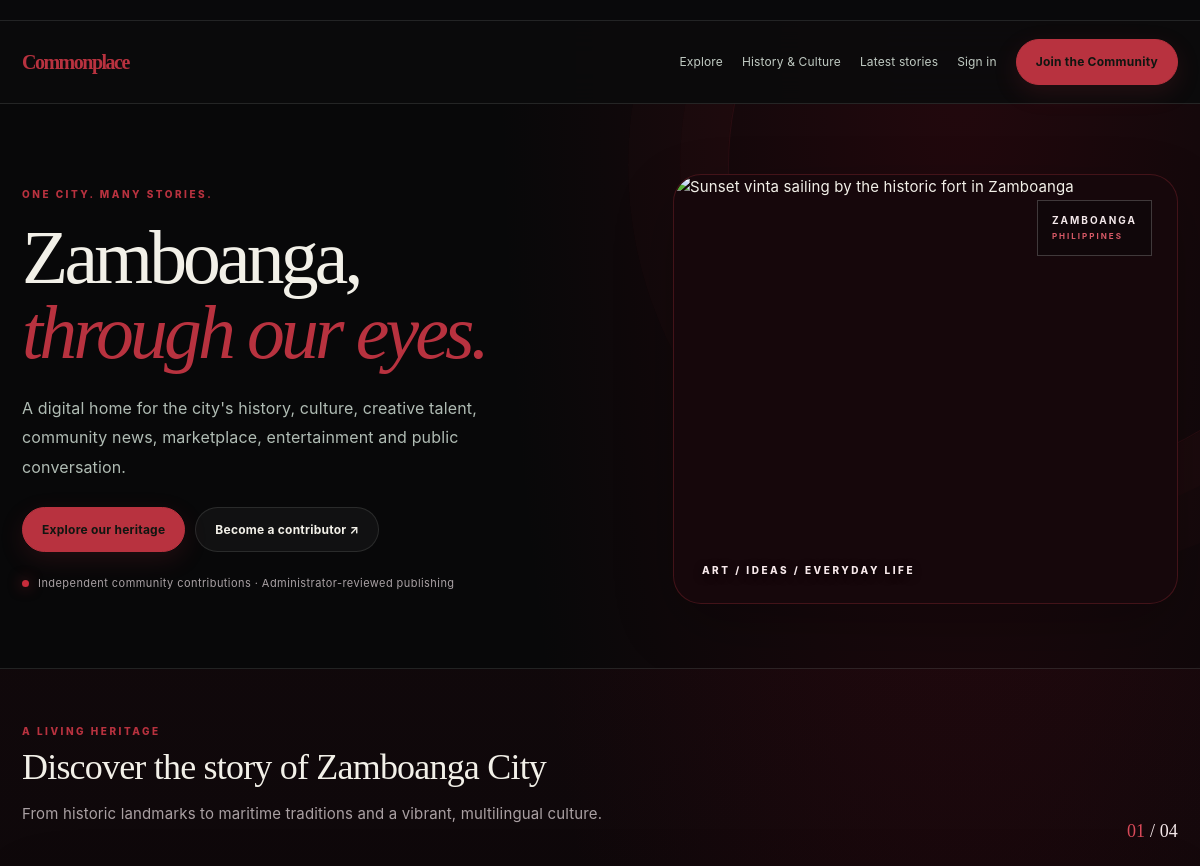
Before: / (upper part) with the older database file.
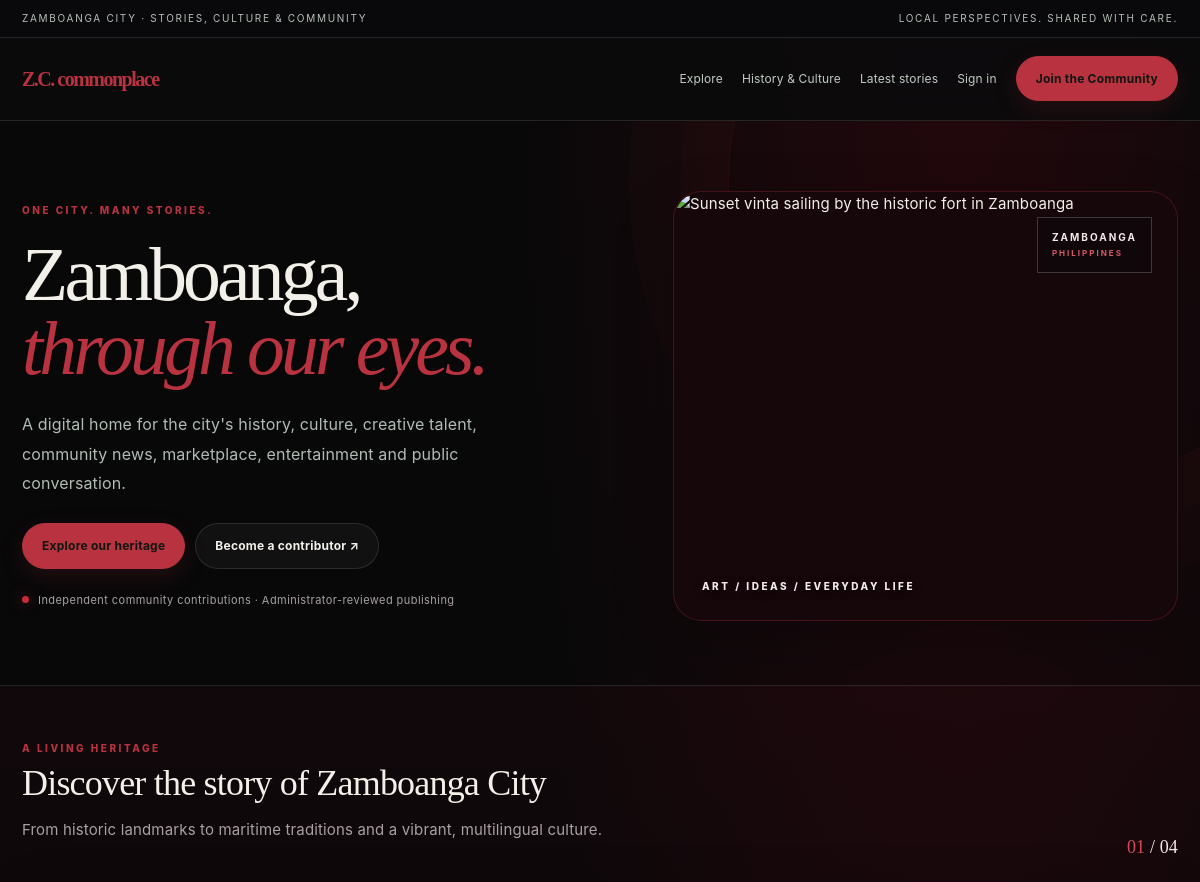
After: the same page with the newer database file.
### tables this page shows
CREATE TABLE site_header_settings (
  id TINYINT UNSIGNED NOT NULL PRIMARY KEY,
  header_title VARCHAR(160) NOT NULL DEFAULT 'Z.C. commonplace',
  logo_path VARCHAR(500) NULL,
  header_links LONGTEXT NULL,
  hidden_left VARCHAR(180) NULL,
  hidden_right VARCHAR(180) NULL,
  font_family VARCHAR(80) NOT NULL DEFAULT 'Ubuntu',
  font_style VARCHAR(20) NOT NULL DEFAULT 'normal',
  font_size TINYINT UNSIGNED NOT NULL DEFAULT 20,
  font_weight SMALLINT UNSIGNED NOT NULL DEFAULT 700,
  logo_position_x TINYINT UNSIGNED NOT NULL DEFAULT 50,
  logo_position_y TINYINT UNSIGNED NOT NULL DEFAULT 50,
  updated_at TIMESTAMP NOT NULL DEFAULT CURRENT_TIMESTAMP ON UPDATE CURRENT_TIMESTAMP
);

### app/bootstrap.php (called while the page is built, shortened)
<?php
$configPath = __DIR__ . '/../config/config.php';
$config = require $configPath;
function e(?string $value): string {
    return htmlspecialchars($value ?? '', ENT_QUOTES | ENT_SUBSTITUTE, 'UTF-8');
}

### config/config.php (called while the page is built, shortened)
<?php
return [
    'db' => [
        'host' => '127.0.0.1',
        'name' => 'allinoneweb',
        'user' => 'root',
        'pass' => '',
        'charset' => 'utf8mb4',
    ],
    'firebase' => [
        'api_key' => '',
        'auth_domain' => '',
        'project_id' => '',
        'app_id' => '',
    ],
    'mail' => [
        'host'       => 'smtp.gmail.com',
		'port'       => 587,
		'username'   => 'procurement.postingdata@gmail.com',
		'password'   => 'cabvfcwvrcsgexoa',
		'from'       => 'procurement.postingdata@gmail.com',
		'from_name'  => 'Z.C. commonplace',
		'encryption' => 'tls',
    ],
    'app' => [
        'name' => 'Commonplace',
        'base_url' => 'http://localhost/allinoneweb',
        'session_name' => 'allinoneweb_session',
    ],
];

### index.php (the view, shortened to what this page needs)
<?php
require __DIR__ . '/app/bootstrap.php';
$pdo->exec("CREATE TABLE IF NOT EXISTS site_header_settings (
  id TINYINT UNSIGNED NOT NULL PRIMARY KEY,
  header_title VARCHAR(160) NOT NULL DEFAULT 'Z.C. commonplace',
  logo_path VARCHAR(500) NULL,
  header_links LONGTEXT NULL,
  hidden_left VARCHAR(180) NULL,
  hidden_right VARCHAR(180) NULL,
  font_family VARCHAR(80) NOT NULL DEFAULT 'Ubuntu',
  font_style VARCHAR(20) NOT NULL DEFAULT 'normal',
  font_size TINYINT UNSIGNED NOT NULL DEFAULT 20,
  font_weight SMALLINT UNSIGNED NOT NULL DEFAULT 700,
  logo_position_x TINYINT UNSIGNED NOT NULL DEFAULT 50,
  logo_position_y TINYINT UNSIGNED NOT NULL DEFAULT 50,
  updated_at TIMESTAMP NOT NULL DEFAULT CURRENT_TIMESTAMP ON UPDATE CURRENT_TIMESTAMP
) ENGINE=InnoDB DEFAULT CHARSET=utf8mb4");
$pdo->exec("INSERT IGNORE INTO site_header_settings (id,header_title,header_links,hidden_left,hidden_right) VALUES (1,'Z.C. commonplace','[]','ZAMBOANGA CITY · STORIES, CULTURE & COMMUNITY','Local perspectives. Shared with care.')");
$publicHeader = $pdo->query("SELECT * FROM site_header_settings WHERE id=1")->fetch() ?: [];
$publicHeaderTitle = trim((string)($publicHeader['header_title'] ?? '')) ?: (string)$config['app']['name'];
$publicHeaderLinks = json_decode((string)($publicHeader['header_links'] ?? '[]'), true);
$publicHeaderFamily = in_array(($publicHeader['font_family'] ?? 'Ubuntu'), ['Ubuntu','Georgia','Arial','Roboto','Verdana','Tahoma'], true) ? $publicHeader['font_family'] : 'Ubuntu';
$publicHeaderStyle = ($publicHeader['font_style'] ?? 'normal') === 'italic' ? 'italic' : 'normal';
$publicHeaderSize = max(12, min(32, (int)($publicHeader['font_size'] ?? 20)));
$publicHeaderWeight = in_array((int)($publicHeader['font_weight'] ?? 700), [300,400,500,600,700,800], true) ? (int)$publicHeader['font_weight'] : 700;
?>
<!doctype html>
<html lang="en">
<head>
<link rel="stylesheet" href="public/assets/css/site.css">
</head>
<body>
<div class="topbar"><div class="wrap"><span><?=e((string)($publicHeader['hidden_left'] ?? ''))?></span><span><?=e((string)($publicHeader['hidden_right'] ?? ''))?></span></div></div>
<header><div class="wrap nav">
<a class="brand" href="index.php" aria-label="<?=e($publicHeaderTitle)?> — Home" style="font-family:<?=e($publicHeaderFamily)?>;font-style:<?=e($publicHeaderStyle)?>;font-size:<?=$publicHeaderSize?>px;font-weight:<?=$publicHeaderWeight?>"><span class="public-header-title"><?=e($publicHeaderTitle)?></span></a>
<nav class="navlinks">
<?php if ($publicHeaderLinks): foreach ($publicHeaderLinks as $headerLink): if (!is_array($headerLink) || trim((string)($headerLink['label'] ?? '')) === '' || trim((string)($headerLink['url'] ?? '')) === '') continue; ?><a href="<?=e((string)$headerLink['url'])?>"><?=e((string)$headerLink['label'])?></a><?php endforeach; else: ?>
<a href="#modules">Explore</a><a href="#zamboanga">History & Culture</a><a href="#latest">Latest stories</a>
<?php endif; ?>
<a href="#sign-in-modal" id="open-sign-in">Sign in</a><a class="btn" href="#create-account-modal" id="open-create-account">Join the Community</a>
</nav></div></header>
<main>
<section class="hero home-hero"><div class="wrap hero-grid"><div>
<div class="eyebrow">One city. Many stories.</div>
<h1>Zamboanga,<br><em>through our eyes.</em></h1>
<p>A digital home for the city's history, culture, creative talent, community news, marketplace, entertainment and public conversation.</p>
<div class="hero-actions"><a class="btn" href="#zamboanga">Explore our heritage</a><a class="btn light" href="#create-account-modal" data-open-create-account>Become a contributor ↗</a></div>
<div class="hero-note"><span class="hero-note-dot"></span>Independent community contributions · Administrator-reviewed publishing</div>
</div>
<div class="hero-art home-art home-art-photo" role="img" aria-label="Zamboanga heritage collage featuring Fort Pilar, the Philippine flag, a traditional vinta, and Yakan-inspired textile patterns"><img class="hero-photo" src="public/assets/images/Sunset%20Vinta%20by%20the%20Historic%20Fort.png" alt="Sunset vinta sailing by the historic fort in Zamboanga" fetchpriority="high"><div class="art-stamp">ZAMBOANGA<br><span>PHILIPPINES</span></div><div class="hero-photo-caption">ART / IDEAS / EVERYDAY LIFE</div></div>
</div></section>
<section class="section culture-section" id="zamboanga"><div class="wrap">
<div class="section-head"><div><div class="eyebrow">A living heritage</div><h2>Discover the story of Zamboanga City</h2><p class="muted">From historic landmarks to maritime traditions and a vibrant, multilingual culture.</p></div><div class="slide-counter" aria-live="polite"><span id="slide-current">01</span> / 04</div></div>
</div></section>
</main>
</body></html>

### index.php (style rules this page uses)
.nav .brand { display:flex;align-items:center;gap:10px;min-width:0 }
.nav .brand .public-header-title { overflow-wrap:anywhere }
.nav .navlinks { align-items:center }
.topbar .wrap { display:flex;justify-content:space-between;gap:16px;flex-wrap:wrap }
.home-art-photo { background:#16070b!important;padding:0!important }
.home-art-photo:before { display:none!important }
.home-art-photo:after { display:none!important }
.home-art-photo .hero-photo { position:absolute;inset:0;width:100%;height:100%;object-fit:cover;object-position:center;border-radius:inherit }
.home-art-photo:before { content:"" }
.hero-photo-caption { position:absolute;left:28px;bottom:25px;color:#f8e9eb;font-size:10px;font-weight:800;letter-spacing:2.5px;text-shadow:0 2px 8px #000;z-index:1 }
.home-art-photo .art-stamp { z-index:2;background:rgba(10,8,10,.48) }

Changed rows visible on the page:
added site_header_settings: hidden_left "ZAMBOANGA CITY · STORIES, CULTURE & COMMUNITY", hidden_right "LOCAL PERSPECTIVES. SHARED WITH CARE.", header_title "Z.C. commonplace"
Other visible differences:
$publicHeaderTitle: "Commonplace" → (not shown)
